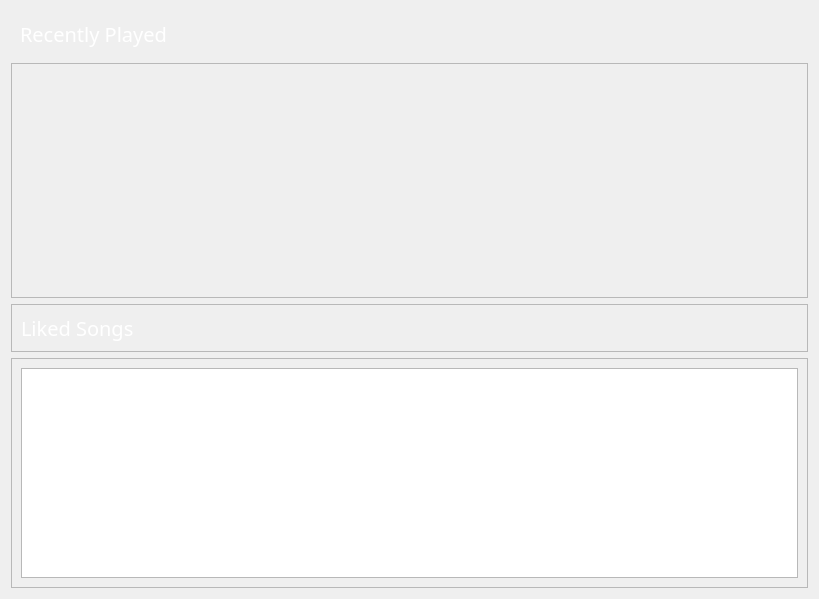
         <widget class="QWidget" name="scrollAreaWidgetContents">
          <property name="geometry">
           <rect>
            <x>0</x>
            <y>0</y>
            <width>819</width>
            <height>589</height>
           </rect>
          </property>
          <property name="styleSheet">
           <string notr="true">color:white;</string>
          </property>
          <layout class="QVBoxLayout" name="verticalLayout_6">
           <item>
            <widget class="QFrame" name="frame_9">
             <property name="minimumSize">
              <size>
               <width>50</width>
               <height>0</height>
              </size>
             </property>
             <property name="styleSheet">
              <string notr="true">border:none; </string>
             </property>
             <property name="frameShape">
              <enum>QFrame::StyledPanel</enum>
             </property>
             <property name="frameShadow">
              <enum>QFrame::Raised</enum>
             </property>
             <layout class="QGridLayout" name="gridLayout_5">
              <item row="0" column="0">
               <widget class="QLabel" name="label">
                <property name="font">
                 <font>
                  <family>Inter 24pt</family>
                  <pointsize>15</pointsize>
                 </font>
                </property>
                <property name="styleSheet">
                 <string notr="true"/>
                </property>
                <property name="text">
                 <string>Recently Played</string>
                </property>
               </widget>
              </item>
             </layout>
            </widget>
           </item>
           <item>
            <widget class="QFrame" name="frame_10">
             <property name="frameShape">
              <enum>QFrame::StyledPanel</enum>
             </property>
             <property name="frameShadow">
              <enum>QFrame::Raised</enum>
             </property>
             <layout class="QGridLayout" name="gridLayout_6">
              <item row="0" column="0">
               <widget class="QListWidget" name="listWidget_2">
                <property name="minimumSize">
                 <size>
                  <width>0</width>
                  <height>215</height>
                 </size>
                </property>
                <property name="layoutDirection">
                 <enum>Qt::LeftToRight</enum>
                </property>
                <property name="styleSheet">
                 <string notr="true">    QListWidget {
        border: none;
        background: transparent;
    }

    /* Vertical Scrollbar */
    QListWidget::verticalScrollBar {
        border: none;
        background: rgba(0, 0, 0, 20); /* Scrollbar background */
        width: 8px; /* Width of the scrollbar */
        margin: 0px; /* Space around the scrollbar */
        border-radius: 4px; /* Rounded scrollbar */
    }

    /* Horizontal Scrollbar */
    QListWidget::horizontalScrollBar {
        border: none;
        background: rgba(0, 0, 0, 20); /* Scrollbar background */
        height: 8px; /* Height of the scrollbar */
        margin: 0px; /* Space around the scrollbar */
        border-radius: 4px; /* Rounded scrollbar */
    }

    /* Handle for vertical scrollbar */
    QListWidget::verticalScrollBar::handle {
        background: rgba(0, 0, 0, 80); /* Handle color */
        min-height: 20px; /* Minimum height of the handle */
        border-radius: 4px; /* Rounded handle */
    }

    /* Handle for horizontal scrollbar */
    QListWidget::horizontalScrollBar::handle {
        background: rgba(0, 0, 0, 80); /* Handle color */
        min-width: 20px; /* Minimum width of the handle */
        border-radius: 4px; /* Rounded handle */
    }

    /* Handle when hovered */
    QListWidget::verticalScrollBar::handle:hover,
    QListWidget::horizontalScrollBar::handle:hover {
        background: rgba(0, 0, 0, 120); /* Darker color when hovered */
    }

    /* Handle when pressed */
    QListWidget::verticalScrollBar::handle:pressed,
    QListWidget::horizontalScrollBar::handle:pressed {
        background: rgba(0, 0, 0, 150); /* Even darker color when pressed */
    }

    /* Arrows for scrollbars (hidden for minimalism) */
    QListWidget::verticalScrollBar::add-line,
    QListWidget::verticalScrollBar::sub-line,
    QListWidget::horizontalScrollBar::add-line,
    QListWidget::horizontalScrollBar::sub-line {
        border: none;
        background: none;
        width: 0px;
        height: 0px;
    }

    /* Corner between vertical and horizontal scrollbars (hidden) */
    QListWidget::corner {
        background: transparent;
    }</string>
                </property>
                <property name="verticalScrollBarPolicy">
                 <enum>Qt::ScrollBarAlwaysOff</enum>
                </property>
                <property name="textElideMode">
                 <enum>Qt::ElideRight</enum>
                </property>
                <property name="flow">
                 <enum>QListView::LeftToRight</enum>
                </property>
                <property name="isWrapping" stdset="0">
                 <bool>false</bool>
                </property>
                <property name="resizeMode">
                 <enum>QListView::Fixed</enum>
                </property>
                <property name="layoutMode">
                 <enum>QListView::SinglePass</enum>
                </property>
                <property name="spacing">
                 <number>10</number>
                </property>
                <property name="viewMode">
                 <enum>QListView::ListMode</enum>
                </property>
               </widget>
              </item>
             </layout>
            </widget>
           </item>
           <item>
            <widget class="QFrame" name="frame_11">
             <property name="frameShape">
              <enum>QFrame::StyledPanel</enum>
             </property>
             <property name="frameShadow">
              <enum>QFrame::Raised</enum>
             </property>
             <layout class="QGridLayout" name="gridLayout_7">
              <item row="0" column="0">
               <widget class="QLabel" name="label_3">
                <property name="font">
                 <font>
                  <family>Inter 24pt</family>
                  <pointsize>15</pointsize>
                 </font>
                </property>
                <property name="text">
                 <string>Liked Songs</string>
                </property>
               </widget>
              </item>
             </layout>
            </widget>
           </item>
           <item>
            <widget class="QFrame" name="frame_12">
             <property name="sizePolicy">
              <sizepolicy hsizetype="Preferred" vsizetype="Preferred">
               <horstretch>0</horstretch>
               <verstretch>0</verstretch>
              </sizepolicy>
             </property>
             <property name="frameShape">
              <enum>QFrame::StyledPanel</enum>
             </property>
             <property name="frameShadow">
              <enum>QFrame::Raised</enum>
             </property>
             <layout class="QGridLayout" name="gridLayout_26">
              <item row="1" column="0">
               <widget class="QListWidget" name="listWidget_3">
                <property name="minimumSize">
                 <size>
                  <width>0</width>
                  <height>210</height>
                 </size>
                </property>
                <property name="layoutDirection">
                 <enum>Qt::LeftToRight</enum>
                </property>
                <property name="textElideMode">
                 <enum>Qt::ElideRight</enum>
                </property>
                <property name="flow">
                 <enum>QListView::LeftToRight</enum>
                </property>
                <property name="isWrapping" stdset="0">
                 <bool>false</bool>
                </property>
                <property name="resizeMode">
                 <enum>QListView::Fixed</enum>
                </property>
                <property name="layoutMode">
                 <enum>QListView::SinglePass</enum>
                </property>
                <property name="spacing">
                 <number>10</number>
                </property>
                <property name="viewMode">
                 <enum>QListView::ListMode</enum>
                </property>
                <item>
                 <property name="text">
                  <string>New Item</string>
                 </property>
                </item>
                <item>
                 <property name="text">
                  <string>New Item</string>
                 </property>
                </item>
                <item>
                 <property name="text">
                  <string>New Item</string>
                 </property>
                </item>
                <item>
                 <property name="text">
                  <string>New Item</string>
                 </property>
                </item>
                <item>
                 <property name="text">
                  <string>New Item</string>
                 </property>
                </item>
                <item>
                 <property name="text">
                  <string>New Item</string>
                 </property>
                </item>
                <item>
                 <property name="text">
                  <string>New Item</string>
                 </property>
                </item>
               </widget>
              </item>
             </layout>
            </widget>
           </item>
          </layout>
         </widget>
